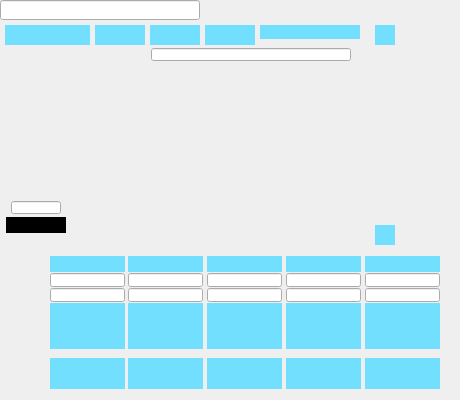
<?xml version="1.0" ?>
<ui version="4.0">
  <class>mca-R7-7-mca</class>
  <widget class="QWidget" name="screen">
    <property name="geometry">
      <rect>
        <x>63</x>
        <y>48</y>
        <width>460</width>
        <height>400</height>
      </rect>
    </property>
    <property name="styleSheet">
      <string notr="true">QWidget#screen {
  color: rgb(0, 0, 0);
  background-color: rgb(200, 200, 200);
  }</string>
    </property>
    <property name="windowTitle">
      <string>mca-R7-7-mca</string>
    </property>
    <widget class="QWidget" name="rectangle_4">
      <property name="geometry">
        <rect>
          <x>0</x>
          <y>0</y>
          <width>440</width>
          <height>20</height>
        </rect>
      </property>
      <property name="styleSheet">
        <string notr="true">QWidget#rectangle_4 {
  color: rgb(255, 255, 255);
  }</string>
      </property>
      <property name="toolTip">
        <string>TBA widget: rectangle_4</string>
      </property>
    </widget>
    <widget class="QWidget" name="polyline_6">
      <property name="geometry">
        <rect>
          <x>14</x>
          <y>245</y>
          <width>356</width>
          <height>2</height>
        </rect>
      </property>
      <property name="styleSheet">
        <string notr="true">QWidget#polyline_6 {
  color: rgb(0, 0, 0);
  }</string>
      </property>
      <property name="toolTip">
        <string>TBA widget: polyline_6</string>
      </property>
    </widget>
    <widget class="QWidget" name="text_27">
      <property name="geometry">
        <rect>
          <x>160</x>
          <y>207</y>
          <width>280</width>
          <height>10</height>
        </rect>
      </property>
      <property name="styleSheet">
        <string notr="true">QWidget#text_27 {
  color: rgb(0, 0, 0);
  }</string>
      </property>
      <property name="toolTip">
        <string>TBA widget: text_27</string>
      </property>
    </widget>
    <widget class="QWidget" name="text_28">
      <property name="geometry">
        <rect>
          <x>340</x>
          <y>0</y>
          <width>100</width>
          <height>20</height>
        </rect>
      </property>
      <property name="styleSheet">
        <string notr="true">QWidget#text_28 {
  color: rgb(10, 0, 184);
  }</string>
      </property>
      <property name="toolTip">
        <string>TBA widget: text_28</string>
      </property>
    </widget>
    <widget class="QWidget" name="polyline_7">
      <property name="geometry">
        <rect>
          <x>0</x>
          <y>20</y>
          <width>442</width>
          <height>2</height>
        </rect>
      </property>
      <property name="styleSheet">
        <string notr="true">QWidget#polyline_7 {
  color: rgb(10, 0, 184);
  }</string>
      </property>
      <property name="toolTip">
        <string>TBA widget: polyline_7</string>
      </property>
    </widget>
    <widget class="QWidget" name="text_29">
      <property name="geometry">
        <rect>
          <x>200</x>
          <y>3</y>
          <width>140</width>
          <height>14</height>
        </rect>
      </property>
      <property name="styleSheet">
        <string notr="true">QWidget#text_29 {
  color: rgb(0, 0, 0);
  }</string>
      </property>
      <property name="toolTip">
        <string>TBA widget: text_29</string>
      </property>
    </widget>
    <widget class="QWidget" name="polyline_8">
      <property name="geometry">
        <rect>
          <x>354</x>
          <y>206</y>
          <width>89</width>
          <height>2</height>
        </rect>
      </property>
      <property name="styleSheet">
        <string notr="true">QWidget#polyline_8 {
  color: rgb(0, 0, 0);
  }</string>
      </property>
      <property name="toolTip">
        <string>TBA widget: polyline_8</string>
      </property>
    </widget>
    <widget class="PyDMLineEdit" name="text_update_3">
      <property name="geometry">
        <rect>
          <x>0</x>
          <y>0</y>
          <width>200</width>
          <height>20</height>
        </rect>
      </property>
      <property name="styleSheet">
        <string notr="true">PyDMLineEdit#text_update_3 {
  color: rgb(0, 0, 0);
  background-color: rgb(255, 255, 255);
  }</string>
      </property>
      <property name="toolTip">
        <string>PV: ${P}${M}.DTYP</string>
      </property>
      <property name="readOnly">
        <bool>true</bool>
      </property>
      <property name="channel" stdset="0">
        <string>ca://${P}${M}.DTYP</string>
      </property>
    </widget>
    <widget class="QWidget" name="text_30">
      <property name="geometry">
        <rect>
          <x>128</x>
          <y>247</y>
          <width>75</width>
          <height>12</height>
        </rect>
      </property>
      <property name="styleSheet">
        <string notr="true">QWidget#text_30 {
  color: rgb(0, 0, 0);
  }</string>
      </property>
      <property name="toolTip">
        <string>TBA widget: text_30</string>
      </property>
    </widget>
    <widget class="PyDMLineEdit" name="text_update_4">
      <property name="geometry">
        <rect>
          <x>128</x>
          <y>273</y>
          <width>75</width>
          <height>14</height>
        </rect>
      </property>
      <property name="styleSheet">
        <string notr="true">PyDMLineEdit#text_update_4 {
  color: rgb(10, 0, 184);
  background-color: rgb(236, 236, 236);
  }</string>
      </property>
      <property name="toolTip">
        <string>PV: ${P}${M}.R1</string>
      </property>
      <property name="readOnly">
        <bool>true</bool>
      </property>
      <property name="channel" stdset="0">
        <string>ca://${P}${M}.R1</string>
      </property>
    </widget>
    <widget class="PyDMLineEdit" name="text_update_5">
      <property name="geometry">
        <rect>
          <x>50</x>
          <y>273</y>
          <width>75</width>
          <height>14</height>
        </rect>
      </property>
      <property name="styleSheet">
        <string notr="true">PyDMLineEdit#text_update_5 {
  color: rgb(10, 0, 184);
  background-color: rgb(236, 236, 236);
  }</string>
      </property>
      <property name="toolTip">
        <string>PV: ${P}${M}.R0</string>
      </property>
      <property name="readOnly">
        <bool>true</bool>
      </property>
      <property name="channel" stdset="0">
        <string>ca://${P}${M}.R0</string>
      </property>
    </widget>
    <widget class="PyDMLineEdit" name="text_update_6">
      <property name="geometry">
        <rect>
          <x>207</x>
          <y>273</y>
          <width>75</width>
          <height>14</height>
        </rect>
      </property>
      <property name="styleSheet">
        <string notr="true">PyDMLineEdit#text_update_6 {
  color: rgb(10, 0, 184);
  background-color: rgb(236, 236, 236);
  }</string>
      </property>
      <property name="toolTip">
        <string>PV: ${P}${M}.R2</string>
      </property>
      <property name="readOnly">
        <bool>true</bool>
      </property>
      <property name="channel" stdset="0">
        <string>ca://${P}${M}.R2</string>
      </property>
    </widget>
    <widget class="PyDMLineEdit" name="text_update_7">
      <property name="geometry">
        <rect>
          <x>286</x>
          <y>273</y>
          <width>75</width>
          <height>14</height>
        </rect>
      </property>
      <property name="styleSheet">
        <string notr="true">PyDMLineEdit#text_update_7 {
  color: rgb(10, 0, 184);
  background-color: rgb(236, 236, 236);
  }</string>
      </property>
      <property name="toolTip">
        <string>PV: ${P}${M}.R3</string>
      </property>
      <property name="readOnly">
        <bool>true</bool>
      </property>
      <property name="channel" stdset="0">
        <string>ca://${P}${M}.R3</string>
      </property>
    </widget>
    <widget class="PyDMLineEdit" name="text_update_8">
      <property name="geometry">
        <rect>
          <x>365</x>
          <y>273</y>
          <width>75</width>
          <height>14</height>
        </rect>
      </property>
      <property name="styleSheet">
        <string notr="true">PyDMLineEdit#text_update_8 {
  color: rgb(10, 0, 184);
  background-color: rgb(236, 236, 236);
  }</string>
      </property>
      <property name="toolTip">
        <string>PV: ${P}${M}.R4</string>
      </property>
      <property name="readOnly">
        <bool>true</bool>
      </property>
      <property name="channel" stdset="0">
        <string>ca://${P}${M}.R4</string>
      </property>
    </widget>
    <widget class="QWidget" name="text_31">
      <property name="geometry">
        <rect>
          <x>50</x>
          <y>247</y>
          <width>75</width>
          <height>12</height>
        </rect>
      </property>
      <property name="styleSheet">
        <string notr="true">QWidget#text_31 {
  color: rgb(0, 0, 0);
  }</string>
      </property>
      <property name="toolTip">
        <string>TBA widget: text_31</string>
      </property>
    </widget>
    <widget class="QWidget" name="text_32">
      <property name="geometry">
        <rect>
          <x>207</x>
          <y>247</y>
          <width>75</width>
          <height>12</height>
        </rect>
      </property>
      <property name="styleSheet">
        <string notr="true">QWidget#text_32 {
  color: rgb(0, 0, 0);
  }</string>
      </property>
      <property name="toolTip">
        <string>TBA widget: text_32</string>
      </property>
    </widget>
    <widget class="QWidget" name="text_33">
      <property name="geometry">
        <rect>
          <x>286</x>
          <y>247</y>
          <width>75</width>
          <height>12</height>
        </rect>
      </property>
      <property name="styleSheet">
        <string notr="true">QWidget#text_33 {
  color: rgb(0, 0, 0);
  }</string>
      </property>
      <property name="toolTip">
        <string>TBA widget: text_33</string>
      </property>
    </widget>
    <widget class="QWidget" name="text_34">
      <property name="geometry">
        <rect>
          <x>365</x>
          <y>247</y>
          <width>75</width>
          <height>12</height>
        </rect>
      </property>
      <property name="styleSheet">
        <string notr="true">QWidget#text_34 {
  color: rgb(0, 0, 0);
  }</string>
      </property>
      <property name="toolTip">
        <string>TBA widget: text_34</string>
      </property>
    </widget>
    <widget class="QWidget" name="text_entry_17">
      <property name="geometry">
        <rect>
          <x>50</x>
          <y>318</y>
          <width>75</width>
          <height>16</height>
        </rect>
      </property>
      <property name="styleSheet">
        <string notr="true">QWidget#text_entry_17 {
  color: rgb(0, 0, 0);
  background-color: rgb(115, 223, 255);
  }</string>
      </property>
      <property name="toolTip">
        <string>TBA widget: text_entry_17</string>
      </property>
    </widget>
    <widget class="QWidget" name="text_entry_18">
      <property name="geometry">
        <rect>
          <x>128</x>
          <y>318</y>
          <width>75</width>
          <height>16</height>
        </rect>
      </property>
      <property name="styleSheet">
        <string notr="true">QWidget#text_entry_18 {
  color: rgb(0, 0, 0);
  background-color: rgb(115, 223, 255);
  }</string>
      </property>
      <property name="toolTip">
        <string>TBA widget: text_entry_18</string>
      </property>
    </widget>
    <widget class="QWidget" name="text_entry_19">
      <property name="geometry">
        <rect>
          <x>207</x>
          <y>318</y>
          <width>75</width>
          <height>16</height>
        </rect>
      </property>
      <property name="styleSheet">
        <string notr="true">QWidget#text_entry_19 {
  color: rgb(0, 0, 0);
  background-color: rgb(115, 223, 255);
  }</string>
      </property>
      <property name="toolTip">
        <string>TBA widget: text_entry_19</string>
      </property>
    </widget>
    <widget class="QWidget" name="text_entry_20">
      <property name="geometry">
        <rect>
          <x>286</x>
          <y>318</y>
          <width>75</width>
          <height>16</height>
        </rect>
      </property>
      <property name="styleSheet">
        <string notr="true">QWidget#text_entry_20 {
  color: rgb(0, 0, 0);
  background-color: rgb(115, 223, 255);
  }</string>
      </property>
      <property name="toolTip">
        <string>TBA widget: text_entry_20</string>
      </property>
    </widget>
    <widget class="QWidget" name="text_entry_21">
      <property name="geometry">
        <rect>
          <x>365</x>
          <y>318</y>
          <width>75</width>
          <height>16</height>
        </rect>
      </property>
      <property name="styleSheet">
        <string notr="true">QWidget#text_entry_21 {
  color: rgb(0, 0, 0);
  background-color: rgb(115, 223, 255);
  }</string>
      </property>
      <property name="toolTip">
        <string>TBA widget: text_entry_21</string>
      </property>
    </widget>
    <widget class="PyDMLineEdit" name="text_update_9">
      <property name="geometry">
        <rect>
          <x>128</x>
          <y>288</y>
          <width>75</width>
          <height>14</height>
        </rect>
      </property>
      <property name="styleSheet">
        <string notr="true">PyDMLineEdit#text_update_9 {
  color: rgb(10, 0, 184);
  background-color: rgb(236, 236, 236);
  }</string>
      </property>
      <property name="toolTip">
        <string>PV: ${P}${M}.R1N</string>
      </property>
      <property name="readOnly">
        <bool>true</bool>
      </property>
      <property name="channel" stdset="0">
        <string>ca://${P}${M}.R1N</string>
      </property>
    </widget>
    <widget class="PyDMLineEdit" name="text_update_10">
      <property name="geometry">
        <rect>
          <x>50</x>
          <y>288</y>
          <width>75</width>
          <height>14</height>
        </rect>
      </property>
      <property name="styleSheet">
        <string notr="true">PyDMLineEdit#text_update_10 {
  color: rgb(10, 0, 184);
  background-color: rgb(236, 236, 236);
  }</string>
      </property>
      <property name="toolTip">
        <string>PV: ${P}${M}.R0N</string>
      </property>
      <property name="readOnly">
        <bool>true</bool>
      </property>
      <property name="channel" stdset="0">
        <string>ca://${P}${M}.R0N</string>
      </property>
    </widget>
    <widget class="PyDMLineEdit" name="text_update_11">
      <property name="geometry">
        <rect>
          <x>207</x>
          <y>288</y>
          <width>75</width>
          <height>14</height>
        </rect>
      </property>
      <property name="styleSheet">
        <string notr="true">PyDMLineEdit#text_update_11 {
  color: rgb(10, 0, 184);
  background-color: rgb(236, 236, 236);
  }</string>
      </property>
      <property name="toolTip">
        <string>PV: ${P}${M}.R2N</string>
      </property>
      <property name="readOnly">
        <bool>true</bool>
      </property>
      <property name="channel" stdset="0">
        <string>ca://${P}${M}.R2N</string>
      </property>
    </widget>
    <widget class="PyDMLineEdit" name="text_update_12">
      <property name="geometry">
        <rect>
          <x>286</x>
          <y>288</y>
          <width>75</width>
          <height>14</height>
        </rect>
      </property>
      <property name="styleSheet">
        <string notr="true">PyDMLineEdit#text_update_12 {
  color: rgb(10, 0, 184);
  background-color: rgb(236, 236, 236);
  }</string>
      </property>
      <property name="toolTip">
        <string>PV: ${P}${M}.R3N</string>
      </property>
      <property name="readOnly">
        <bool>true</bool>
      </property>
      <property name="channel" stdset="0">
        <string>ca://${P}${M}.R3N</string>
      </property>
    </widget>
    <widget class="PyDMLineEdit" name="text_update_13">
      <property name="geometry">
        <rect>
          <x>365</x>
          <y>288</y>
          <width>75</width>
          <height>14</height>
        </rect>
      </property>
      <property name="styleSheet">
        <string notr="true">PyDMLineEdit#text_update_13 {
  color: rgb(10, 0, 184);
  background-color: rgb(236, 236, 236);
  }</string>
      </property>
      <property name="toolTip">
        <string>PV: ${P}${M}.R4N</string>
      </property>
      <property name="readOnly">
        <bool>true</bool>
      </property>
      <property name="channel" stdset="0">
        <string>ca://${P}${M}.R4N</string>
      </property>
    </widget>
    <widget class="QWidget" name="choice_button_4">
      <property name="geometry">
        <rect>
          <x>50</x>
          <y>358</y>
          <width>75</width>
          <height>15</height>
        </rect>
      </property>
      <property name="styleSheet">
        <string notr="true">QWidget#choice_button_4 {
  color: rgb(0, 0, 0);
  background-color: rgb(115, 223, 255);
  }</string>
      </property>
      <property name="toolTip">
        <string>TBA widget: choice_button_4</string>
      </property>
    </widget>
    <widget class="QWidget" name="choice_button_5">
      <property name="geometry">
        <rect>
          <x>128</x>
          <y>358</y>
          <width>75</width>
          <height>15</height>
        </rect>
      </property>
      <property name="styleSheet">
        <string notr="true">QWidget#choice_button_5 {
  color: rgb(0, 0, 0);
  background-color: rgb(115, 223, 255);
  }</string>
      </property>
      <property name="toolTip">
        <string>TBA widget: choice_button_5</string>
      </property>
    </widget>
    <widget class="QWidget" name="choice_button_6">
      <property name="geometry">
        <rect>
          <x>207</x>
          <y>358</y>
          <width>75</width>
          <height>15</height>
        </rect>
      </property>
      <property name="styleSheet">
        <string notr="true">QWidget#choice_button_6 {
  color: rgb(0, 0, 0);
  background-color: rgb(115, 223, 255);
  }</string>
      </property>
      <property name="toolTip">
        <string>TBA widget: choice_button_6</string>
      </property>
    </widget>
    <widget class="QWidget" name="choice_button_7">
      <property name="geometry">
        <rect>
          <x>286</x>
          <y>358</y>
          <width>75</width>
          <height>15</height>
        </rect>
      </property>
      <property name="styleSheet">
        <string notr="true">QWidget#choice_button_7 {
  color: rgb(0, 0, 0);
  background-color: rgb(115, 223, 255);
  }</string>
      </property>
      <property name="toolTip">
        <string>TBA widget: choice_button_7</string>
      </property>
    </widget>
    <widget class="QWidget" name="choice_button_8">
      <property name="geometry">
        <rect>
          <x>365</x>
          <y>358</y>
          <width>75</width>
          <height>15</height>
        </rect>
      </property>
      <property name="styleSheet">
        <string notr="true">QWidget#choice_button_8 {
  color: rgb(0, 0, 0);
  background-color: rgb(115, 223, 255);
  }</string>
      </property>
      <property name="toolTip">
        <string>TBA widget: choice_button_8</string>
      </property>
    </widget>
    <widget class="QWidget" name="text_entry_22">
      <property name="geometry">
        <rect>
          <x>50</x>
          <y>373</y>
          <width>75</width>
          <height>16</height>
        </rect>
      </property>
      <property name="styleSheet">
        <string notr="true">QWidget#text_entry_22 {
  color: rgb(0, 0, 0);
  background-color: rgb(115, 223, 255);
  }</string>
      </property>
      <property name="toolTip">
        <string>TBA widget: text_entry_22</string>
      </property>
    </widget>
    <widget class="QWidget" name="text_entry_23">
      <property name="geometry">
        <rect>
          <x>128</x>
          <y>373</y>
          <width>75</width>
          <height>16</height>
        </rect>
      </property>
      <property name="styleSheet">
        <string notr="true">QWidget#text_entry_23 {
  color: rgb(0, 0, 0);
  background-color: rgb(115, 223, 255);
  }</string>
      </property>
      <property name="toolTip">
        <string>TBA widget: text_entry_23</string>
      </property>
    </widget>
    <widget class="QWidget" name="text_entry_24">
      <property name="geometry">
        <rect>
          <x>207</x>
          <y>373</y>
          <width>75</width>
          <height>16</height>
        </rect>
      </property>
      <property name="styleSheet">
        <string notr="true">QWidget#text_entry_24 {
  color: rgb(0, 0, 0);
  background-color: rgb(115, 223, 255);
  }</string>
      </property>
      <property name="toolTip">
        <string>TBA widget: text_entry_24</string>
      </property>
    </widget>
    <widget class="QWidget" name="text_entry_25">
      <property name="geometry">
        <rect>
          <x>286</x>
          <y>373</y>
          <width>75</width>
          <height>16</height>
        </rect>
      </property>
      <property name="styleSheet">
        <string notr="true">QWidget#text_entry_25 {
  color: rgb(0, 0, 0);
  background-color: rgb(115, 223, 255);
  }</string>
      </property>
      <property name="toolTip">
        <string>TBA widget: text_entry_25</string>
      </property>
    </widget>
    <widget class="QWidget" name="text_entry_26">
      <property name="geometry">
        <rect>
          <x>365</x>
          <y>373</y>
          <width>75</width>
          <height>16</height>
        </rect>
      </property>
      <property name="styleSheet">
        <string notr="true">QWidget#text_entry_26 {
  color: rgb(0, 0, 0);
  background-color: rgb(115, 223, 255);
  }</string>
      </property>
      <property name="toolTip">
        <string>TBA widget: text_entry_26</string>
      </property>
    </widget>
    <widget class="QWidget" name="text_entry_27">
      <property name="geometry">
        <rect>
          <x>50</x>
          <y>333</y>
          <width>75</width>
          <height>16</height>
        </rect>
      </property>
      <property name="styleSheet">
        <string notr="true">QWidget#text_entry_27 {
  color: rgb(0, 0, 0);
  background-color: rgb(115, 223, 255);
  }</string>
      </property>
      <property name="toolTip">
        <string>TBA widget: text_entry_27</string>
      </property>
    </widget>
    <widget class="QWidget" name="text_entry_28">
      <property name="geometry">
        <rect>
          <x>128</x>
          <y>333</y>
          <width>75</width>
          <height>16</height>
        </rect>
      </property>
      <property name="styleSheet">
        <string notr="true">QWidget#text_entry_28 {
  color: rgb(0, 0, 0);
  background-color: rgb(115, 223, 255);
  }</string>
      </property>
      <property name="toolTip">
        <string>TBA widget: text_entry_28</string>
      </property>
    </widget>
    <widget class="QWidget" name="text_entry_29">
      <property name="geometry">
        <rect>
          <x>207</x>
          <y>333</y>
          <width>75</width>
          <height>16</height>
        </rect>
      </property>
      <property name="styleSheet">
        <string notr="true">QWidget#text_entry_29 {
  color: rgb(0, 0, 0);
  background-color: rgb(115, 223, 255);
  }</string>
      </property>
      <property name="toolTip">
        <string>TBA widget: text_entry_29</string>
      </property>
    </widget>
    <widget class="QWidget" name="text_entry_30">
      <property name="geometry">
        <rect>
          <x>286</x>
          <y>333</y>
          <width>75</width>
          <height>16</height>
        </rect>
      </property>
      <property name="styleSheet">
        <string notr="true">QWidget#text_entry_30 {
  color: rgb(0, 0, 0);
  background-color: rgb(115, 223, 255);
  }</string>
      </property>
      <property name="toolTip">
        <string>TBA widget: text_entry_30</string>
      </property>
    </widget>
    <widget class="QWidget" name="text_entry_31">
      <property name="geometry">
        <rect>
          <x>365</x>
          <y>333</y>
          <width>75</width>
          <height>16</height>
        </rect>
      </property>
      <property name="styleSheet">
        <string notr="true">QWidget#text_entry_31 {
  color: rgb(0, 0, 0);
  background-color: rgb(115, 223, 255);
  }</string>
      </property>
      <property name="toolTip">
        <string>TBA widget: text_entry_31</string>
      </property>
    </widget>
    <widget class="QWidget" name="text_35">
      <property name="geometry">
        <rect>
          <x>6</x>
          <y>273</y>
          <width>38</width>
          <height>14</height>
        </rect>
      </property>
      <property name="styleSheet">
        <string notr="true">QWidget#text_35 {
  color: rgb(0, 0, 0);
  }</string>
      </property>
      <property name="toolTip">
        <string>TBA widget: text_35</string>
      </property>
    </widget>
    <widget class="QWidget" name="text_36">
      <property name="geometry">
        <rect>
          <x>6</x>
          <y>319</y>
          <width>38</width>
          <height>14</height>
        </rect>
      </property>
      <property name="styleSheet">
        <string notr="true">QWidget#text_36 {
  color: rgb(0, 0, 0);
  }</string>
      </property>
      <property name="toolTip">
        <string>TBA widget: text_36</string>
      </property>
    </widget>
    <widget class="QWidget" name="text_37">
      <property name="geometry">
        <rect>
          <x>8</x>
          <y>247</y>
          <width>38</width>
          <height>10</height>
        </rect>
      </property>
      <property name="styleSheet">
        <string notr="true">QWidget#text_37 {
  color: rgb(0, 0, 0);
  }</string>
      </property>
      <property name="toolTip">
        <string>TBA widget: text_37</string>
      </property>
    </widget>
    <widget class="QWidget" name="text_38">
      <property name="geometry">
        <rect>
          <x>6</x>
          <y>288</y>
          <width>38</width>
          <height>14</height>
        </rect>
      </property>
      <property name="styleSheet">
        <string notr="true">QWidget#text_38 {
  color: rgb(0, 0, 0);
  }</string>
      </property>
      <property name="toolTip">
        <string>TBA widget: text_38</string>
      </property>
    </widget>
    <widget class="QWidget" name="text_39">
      <property name="geometry">
        <rect>
          <x>6</x>
          <y>360</y>
          <width>38</width>
          <height>10</height>
        </rect>
      </property>
      <property name="styleSheet">
        <string notr="true">QWidget#text_39 {
  color: rgb(0, 0, 0);
  }</string>
      </property>
      <property name="toolTip">
        <string>TBA widget: text_39</string>
      </property>
    </widget>
    <widget class="QWidget" name="text_40">
      <property name="geometry">
        <rect>
          <x>6</x>
          <y>376</y>
          <width>38</width>
          <height>10</height>
        </rect>
      </property>
      <property name="styleSheet">
        <string notr="true">QWidget#text_40 {
  color: rgb(0, 0, 0);
  }</string>
      </property>
      <property name="toolTip">
        <string>TBA widget: text_40</string>
      </property>
    </widget>
    <widget class="QWidget" name="text_41">
      <property name="geometry">
        <rect>
          <x>5</x>
          <y>348</y>
          <width>430</width>
          <height>10</height>
        </rect>
      </property>
      <property name="styleSheet">
        <string notr="true">QWidget#text_41 {
  color: rgb(0, 0, 0);
  }</string>
      </property>
      <property name="toolTip">
        <string>TBA widget: text_41</string>
      </property>
    </widget>
    <widget class="QWidget" name="text_42">
      <property name="geometry">
        <rect>
          <x>6</x>
          <y>334</y>
          <width>38</width>
          <height>14</height>
        </rect>
      </property>
      <property name="styleSheet">
        <string notr="true">QWidget#text_42 {
  color: rgb(0, 0, 0);
  }</string>
      </property>
      <property name="toolTip">
        <string>TBA widget: text_42</string>
      </property>
    </widget>
    <widget class="QWidget" name="message_button_2">
      <property name="geometry">
        <rect>
          <x>150</x>
          <y>25</y>
          <width>50</width>
          <height>20</height>
        </rect>
      </property>
      <property name="styleSheet">
        <string notr="true">QWidget#message_button_2 {
  color: rgb(0, 0, 0);
  background-color: rgb(115, 223, 255);
  }</string>
      </property>
      <property name="toolTip">
        <string>TBA widget: message_button_2</string>
      </property>
    </widget>
    <widget class="QWidget" name="message_button_3">
      <property name="geometry">
        <rect>
          <x>5</x>
          <y>25</y>
          <width>85</width>
          <height>20</height>
        </rect>
      </property>
      <property name="styleSheet">
        <string notr="true">QWidget#message_button_3 {
  color: rgb(0, 0, 0);
  background-color: rgb(115, 223, 255);
  }</string>
      </property>
      <property name="toolTip">
        <string>TBA widget: message_button_3</string>
      </property>
    </widget>
    <widget class="QWidget" name="message_button_4">
      <property name="geometry">
        <rect>
          <x>205</x>
          <y>25</y>
          <width>50</width>
          <height>20</height>
        </rect>
      </property>
      <property name="styleSheet">
        <string notr="true">QWidget#message_button_4 {
  color: rgb(0, 0, 0);
  background-color: rgb(115, 223, 255);
  }</string>
      </property>
      <property name="toolTip">
        <string>TBA widget: message_button_4</string>
      </property>
    </widget>
    <widget class="QWidget" name="text_43">
      <property name="geometry">
        <rect>
          <x>260</x>
          <y>38</y>
          <width>100</width>
          <height>10</height>
        </rect>
      </property>
      <property name="styleSheet">
        <string notr="true">QWidget#text_43 {
  color: rgb(10, 0, 184);
  }</string>
      </property>
      <property name="toolTip">
        <string>TBA widget: text_43</string>
      </property>
    </widget>
    <widget class="QWidget" name="choice_button_9">
      <property name="geometry">
        <rect>
          <x>260</x>
          <y>25</y>
          <width>100</width>
          <height>14</height>
        </rect>
      </property>
      <property name="styleSheet">
        <string notr="true">QWidget#choice_button_9 {
  color: rgb(0, 0, 0);
  background-color: rgb(115, 223, 255);
  }</string>
      </property>
      <property name="toolTip">
        <string>TBA widget: choice_button_9</string>
      </property>
    </widget>
    <widget class="QWidget" name="text_44">
      <property name="geometry">
        <rect>
          <x>400</x>
          <y>28</y>
          <width>35</width>
          <height>14</height>
        </rect>
      </property>
      <property name="styleSheet">
        <string notr="true">QWidget#text_44 {
  color: rgb(0, 0, 0);
  }</string>
      </property>
      <property name="toolTip">
        <string>TBA widget: text_44</string>
      </property>
    </widget>
    <widget class="QWidget" name="related_display_114">
      <property name="geometry">
        <rect>
          <x>375</x>
          <y>25</y>
          <width>20</width>
          <height>20</height>
        </rect>
      </property>
      <property name="styleSheet">
        <string notr="true">QWidget#related_display_114 {
  color: rgb(0, 0, 0);
  background-color: rgb(115, 223, 255);
  }</string>
      </property>
      <property name="toolTip">
        <string>TBA widget: related_display_114</string>
      </property>
    </widget>
    <widget class="QWidget" name="text_45">
      <property name="geometry">
        <rect>
          <x>175</x>
          <y>234</y>
          <width>190</width>
          <height>10</height>
        </rect>
      </property>
      <property name="styleSheet">
        <string notr="true">QWidget#text_45 {
  color: rgb(253, 0, 0);
  }</string>
      </property>
      <property name="toolTip">
        <string>TBA widget: text_45</string>
      </property>
    </widget>
    <widget class="QWidget" name="composite_13">
      <property name="geometry">
        <rect>
          <x>125</x>
          <y>229</y>
          <width>40</width>
          <height>10</height>
        </rect>
      </property>
      <property name="toolTip">
        <string>TBA widget: composite_13</string>
      </property>
    </widget>
    <widget class="QWidget" name="text_46">
      <property name="geometry">
        <rect>
          <x>75</x>
          <y>224</y>
          <width>40</width>
          <height>10</height>
        </rect>
      </property>
      <property name="styleSheet">
        <string notr="true">QWidget#text_46 {
  color: rgb(0, 0, 0);
  }</string>
      </property>
      <property name="toolTip">
        <string>TBA widget: text_46</string>
      </property>
    </widget>
    <widget class="QWidget" name="polyline_9">
      <property name="geometry">
        <rect>
          <x>369</x>
          <y>223</y>
          <width>2</width>
          <height>24</height>
        </rect>
      </property>
      <property name="styleSheet">
        <string notr="true">QWidget#polyline_9 {
  color: rgb(0, 0, 0);
  }</string>
      </property>
      <property name="toolTip">
        <string>TBA widget: polyline_9</string>
      </property>
    </widget>
    <widget class="QWidget" name="text_47">
      <property name="geometry">
        <rect>
          <x>398</x>
          <y>228</y>
          <width>55</width>
          <height>14</height>
        </rect>
      </property>
      <property name="styleSheet">
        <string notr="true">QWidget#text_47 {
  color: rgb(0, 0, 0);
  }</string>
      </property>
      <property name="toolTip">
        <string>TBA widget: text_47</string>
      </property>
    </widget>
    <widget class="QWidget" name="text_48">
      <property name="geometry">
        <rect>
          <x>6</x>
          <y>304</y>
          <width>38</width>
          <height>14</height>
        </rect>
      </property>
      <property name="styleSheet">
        <string notr="true">QWidget#text_48 {
  color: rgb(0, 0, 0);
  }</string>
      </property>
      <property name="toolTip">
        <string>TBA widget: text_48</string>
      </property>
    </widget>
    <widget class="QWidget" name="text_entry_32">
      <property name="geometry">
        <rect>
          <x>50</x>
          <y>303</y>
          <width>75</width>
          <height>16</height>
        </rect>
      </property>
      <property name="styleSheet">
        <string notr="true">QWidget#text_entry_32 {
  color: rgb(0, 0, 0);
  background-color: rgb(115, 223, 255);
  }</string>
      </property>
      <property name="toolTip">
        <string>TBA widget: text_entry_32</string>
      </property>
    </widget>
    <widget class="QWidget" name="text_entry_33">
      <property name="geometry">
        <rect>
          <x>207</x>
          <y>303</y>
          <width>75</width>
          <height>16</height>
        </rect>
      </property>
      <property name="styleSheet">
        <string notr="true">QWidget#text_entry_33 {
  color: rgb(0, 0, 0);
  background-color: rgb(115, 223, 255);
  }</string>
      </property>
      <property name="toolTip">
        <string>TBA widget: text_entry_33</string>
      </property>
    </widget>
    <widget class="QWidget" name="text_entry_34">
      <property name="geometry">
        <rect>
          <x>286</x>
          <y>303</y>
          <width>75</width>
          <height>16</height>
        </rect>
      </property>
      <property name="styleSheet">
        <string notr="true">QWidget#text_entry_34 {
  color: rgb(0, 0, 0);
  background-color: rgb(115, 223, 255);
  }</string>
      </property>
      <property name="toolTip">
        <string>TBA widget: text_entry_34</string>
      </property>
    </widget>
    <widget class="QWidget" name="text_entry_35">
      <property name="geometry">
        <rect>
          <x>365</x>
          <y>303</y>
          <width>75</width>
          <height>16</height>
        </rect>
      </property>
      <property name="styleSheet">
        <string notr="true">QWidget#text_entry_35 {
  color: rgb(0, 0, 0);
  background-color: rgb(115, 223, 255);
  }</string>
      </property>
      <property name="toolTip">
        <string>TBA widget: text_entry_35</string>
      </property>
    </widget>
    <widget class="QWidget" name="text_49">
      <property name="geometry">
        <rect>
          <x>6</x>
          <y>257</y>
          <width>38</width>
          <height>14</height>
        </rect>
      </property>
      <property name="styleSheet">
        <string notr="true">QWidget#text_49 {
  color: rgb(0, 0, 0);
  }</string>
      </property>
      <property name="toolTip">
        <string>TBA widget: text_49</string>
      </property>
    </widget>
    <widget class="QWidget" name="text_entry_36">
      <property name="geometry">
        <rect>
          <x>50</x>
          <y>256</y>
          <width>75</width>
          <height>16</height>
        </rect>
      </property>
      <property name="styleSheet">
        <string notr="true">QWidget#text_entry_36 {
  color: rgb(0, 0, 0);
  background-color: rgb(115, 223, 255);
  }</string>
      </property>
      <property name="toolTip">
        <string>TBA widget: text_entry_36</string>
      </property>
    </widget>
    <widget class="QWidget" name="text_entry_37">
      <property name="geometry">
        <rect>
          <x>128</x>
          <y>256</y>
          <width>75</width>
          <height>16</height>
        </rect>
      </property>
      <property name="styleSheet">
        <string notr="true">QWidget#text_entry_37 {
  color: rgb(0, 0, 0);
  background-color: rgb(115, 223, 255);
  }</string>
      </property>
      <property name="toolTip">
        <string>TBA widget: text_entry_37</string>
      </property>
    </widget>
    <widget class="QWidget" name="text_entry_38">
      <property name="geometry">
        <rect>
          <x>207</x>
          <y>256</y>
          <width>75</width>
          <height>16</height>
        </rect>
      </property>
      <property name="styleSheet">
        <string notr="true">QWidget#text_entry_38 {
  color: rgb(0, 0, 0);
  background-color: rgb(115, 223, 255);
  }</string>
      </property>
      <property name="toolTip">
        <string>TBA widget: text_entry_38</string>
      </property>
    </widget>
    <widget class="QWidget" name="text_entry_39">
      <property name="geometry">
        <rect>
          <x>286</x>
          <y>256</y>
          <width>75</width>
          <height>16</height>
        </rect>
      </property>
      <property name="styleSheet">
        <string notr="true">QWidget#text_entry_39 {
  color: rgb(0, 0, 0);
  background-color: rgb(115, 223, 255);
  }</string>
      </property>
      <property name="toolTip">
        <string>TBA widget: text_entry_39</string>
      </property>
    </widget>
    <widget class="QWidget" name="text_entry_40">
      <property name="geometry">
        <rect>
          <x>365</x>
          <y>256</y>
          <width>75</width>
          <height>16</height>
        </rect>
      </property>
      <property name="styleSheet">
        <string notr="true">QWidget#text_entry_40 {
  color: rgb(0, 0, 0);
  background-color: rgb(115, 223, 255);
  }</string>
      </property>
      <property name="toolTip">
        <string>TBA widget: text_entry_40</string>
      </property>
    </widget>
    <widget class="QWidget" name="cartesian_plot">
      <property name="geometry">
        <rect>
          <x>70</x>
          <y>63</y>
          <width>380</width>
          <height>159</height>
        </rect>
      </property>
      <property name="toolTip">
        <string>TBA widget: cartesian_plot</string>
      </property>
    </widget>
    <widget class="QWidget" name="text_50">
      <property name="geometry">
        <rect>
          <x>87</x>
          <y>47</y>
          <width>50</width>
          <height>14</height>
        </rect>
      </property>
      <property name="styleSheet">
        <string notr="true">QWidget#text_50 {
  color: rgb(0, 0, 0);
  }</string>
      </property>
      <property name="toolTip">
        <string>TBA widget: text_50</string>
      </property>
    </widget>
    <widget class="PyDMLineEdit" name="text_update_14">
      <property name="geometry">
        <rect>
          <x>151</x>
          <y>48</y>
          <width>200</width>
          <height>13</height>
        </rect>
      </property>
      <property name="styleSheet">
        <string notr="true">PyDMLineEdit#text_update_14 {
  color: rgb(10, 0, 184);
  background-color: rgb(236, 236, 236);
  }</string>
      </property>
      <property name="toolTip">
        <string>PV: ${P}${M}.STIM</string>
      </property>
      <property name="readOnly">
        <bool>true</bool>
      </property>
      <property name="channel" stdset="0">
        <string>ca://${P}${M}.STIM</string>
      </property>
    </widget>
    <widget class="QWidget" name="text_entry_41">
      <property name="geometry">
        <rect>
          <x>128</x>
          <y>303</y>
          <width>75</width>
          <height>16</height>
        </rect>
      </property>
      <property name="styleSheet">
        <string notr="true">QWidget#text_entry_41 {
  color: rgb(0, 0, 0);
  background-color: rgb(115, 223, 255);
  }</string>
      </property>
      <property name="toolTip">
        <string>TBA widget: text_entry_41</string>
      </property>
    </widget>
    <widget class="QWidget" name="message_button_5">
      <property name="geometry">
        <rect>
          <x>95</x>
          <y>25</y>
          <width>50</width>
          <height>20</height>
        </rect>
      </property>
      <property name="styleSheet">
        <string notr="true">QWidget#message_button_5 {
  color: rgb(0, 0, 0);
  background-color: rgb(115, 223, 255);
  }</string>
      </property>
      <property name="toolTip">
        <string>TBA widget: message_button_5</string>
      </property>
    </widget>
    <widget class="QWidget" name="composite_14">
      <property name="geometry">
        <rect>
          <x>5</x>
          <y>53</y>
          <width>60</width>
          <height>20</height>
        </rect>
      </property>
      <property name="toolTip">
        <string>TBA widget: composite_14</string>
      </property>
    </widget>
    <widget class="QWidget" name="composite_15">
      <property name="geometry">
        <rect>
          <x>11</x>
          <y>132</y>
          <width>50</width>
          <height>46</height>
        </rect>
      </property>
      <property name="toolTip">
        <string>TBA widget: composite_15</string>
      </property>
    </widget>
    <widget class="QWidget" name="composite_16">
      <property name="geometry">
        <rect>
          <x>11</x>
          <y>79</y>
          <width>50</width>
          <height>46</height>
        </rect>
      </property>
      <property name="toolTip">
        <string>TBA widget: composite_16</string>
      </property>
    </widget>
    <widget class="QWidget" name="text_51">
      <property name="geometry">
        <rect>
          <x>11</x>
          <y>184</y>
          <width>50</width>
          <height>14</height>
        </rect>
      </property>
      <property name="styleSheet">
        <string notr="true">QWidget#text_51 {
  color: rgb(0, 0, 0);
  }</string>
      </property>
      <property name="toolTip">
        <string>TBA widget: text_51</string>
      </property>
    </widget>
    <widget class="PyDMLineEdit" name="text_update_15">
      <property name="geometry">
        <rect>
          <x>11</x>
          <y>201</y>
          <width>50</width>
          <height>13</height>
        </rect>
      </property>
      <property name="styleSheet">
        <string notr="true">PyDMLineEdit#text_update_15 {
  color: rgb(10, 0, 184);
  background-color: rgb(255, 255, 255);
  }</string>
      </property>
      <property name="toolTip">
        <string>PV: ${P}${M}.IDTIM</string>
      </property>
      <property name="readOnly">
        <bool>true</bool>
      </property>
      <property name="channel" stdset="0">
        <string>ca://${P}${M}.IDTIM</string>
      </property>
    </widget>
    <widget class="QWidget" name="bar">
      <property name="geometry">
        <rect>
          <x>6</x>
          <y>217</y>
          <width>60</width>
          <height>16</height>
        </rect>
      </property>
      <property name="styleSheet">
        <string notr="true">QWidget#bar {
  color: rgb(255, 255, 255);
  background-color: rgb(0, 0, 0);
  }</string>
      </property>
      <property name="toolTip">
        <string>TBA widget: bar</string>
      </property>
    </widget>
    <widget class="QWidget" name="related_display_115">
      <property name="geometry">
        <rect>
          <x>375</x>
          <y>225</y>
          <width>20</width>
          <height>20</height>
        </rect>
      </property>
      <property name="styleSheet">
        <string notr="true">QWidget#related_display_115 {
  color: rgb(0, 0, 0);
  background-color: rgb(115, 223, 255);
  }</string>
      </property>
      <property name="toolTip">
        <string>TBA widget: related_display_115</string>
      </property>
    </widget>
  </widget>
  <customwidgets>
    <customwidget>
      <class>PyDMLineEdit</class>
      <extends>QLineEdit</extends>
      <header>pydm.widgets.line_edit</header>
    </customwidget>
    <customwidget>
      <class>PyDMLabel</class>
      <extends>QLabel</extends>
      <header>pydm.widgets.label</header>
    </customwidget>
    <customwidget>
      <class>PyDMEmbeddedDisplay</class>
      <extends>QFrame</extends>
      <header>pydm.widgets.embedded_display</header>
    </customwidget>
    <customwidget>
      <class>PyDMRelatedDisplayButton</class>
      <extends>QPushButton</extends>
      <header>pydm.widgets.related_display_button</header>
    </customwidget>
  </customwidgets>
</ui>
